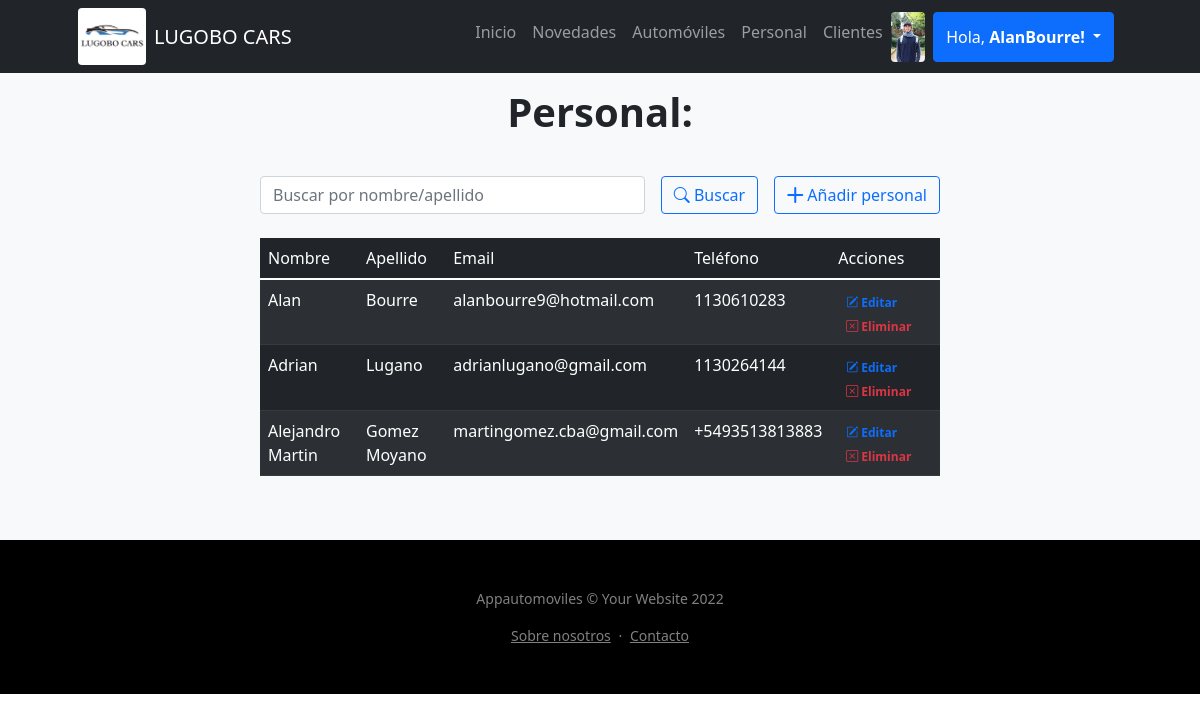
Screenshot of /Appautomoviles/personal/ (signed in) with the database file from the repository.
### Appautomoviles/models.py (models this page shows)
class Avatar(models.Model):
    usuario = models.OneToOneField(User, on_delete=models.CASCADE)
    imagen = models.ImageField(upload_to="avatar/", blank=True, null=True)
    class Meta:
        verbose_name_plural = "Avatares"

class Personal(models.Model):
    nombre = models.CharField("Nombre", max_length=30)
    apellido = models.CharField("Apellido", max_length=30)
    email = models.EmailField(blank=True, null=True)
    telefono = models.CharField("Teléfono", max_length=15) #AGREGADO
    class Meta:
        verbose_name_plural = "Personal"

### Appautomoviles/views.py (the view)
# urls.py: path("personal/", views.personal, name="personal"),
def personal(request):
    if request.method == "POST":
        search = request.POST["search"]
        if search != "":
            personal = Personal.objects.filter( Q(nombre__icontains=search) | Q(apellido__icontains=search) ).values()
            return render(request,"Appautomoviles/personal.html",{"personal":personal, "search":True, "busqueda":search})
    personal = Personal.objects.all()
    return render(request,"Appautomoviles/personal.html",{"personal":personal})

### Appautomoviles/templates/Appautomoviles/personal.html (shortened to what this page needs)
{% extends "Appautomoviles/base.html" %}
{% load static %}
{% block contenidoPagina %}
<section class="bg-light py-5">
    <div class="container px-5">
        <div class="row gx-5 justify-content-center">
            <div class="col-lg-8">
                <br>
                <p><h1 class="text-center"><b>Personal:</b></h1></p>
                <br>
                    <div class="row gx-5 justify-content-center">
                        <div class="col-lg-12">
                            <form class="d-flex my-2 my-lg-0" action="" method="post">
                                <input class="flex-grow-0 form-control mr-sm-2" type="search" name="search" placeholder="Buscar por nombre/apellido" aria-label="Search">
                                <button class="btn btn-outline-primary text-nowrap ms-3 my-2 my-sm-0" type="submit"> <i class="bi bi-search"></i> Buscar</button>
                                <a class="btn btn-outline-primary text-nowrap ms-3 my-2 my-sm-0" href="{% url 'formulario_personal' %}"> <i class="bi bi-plus-lg"></i> Añadir personal</a>
                            </form>
                        </div>
                    </div>
                    <br>
                    <table class="table table-dark table-striped">
                        <thead>
                            <td>Nombre</td>
                            <td>Apellido</td>
                            <td>Email</td>
                            <td>Teléfono</td>
                            {% if user.is_authenticated %}
                            {% if user.is_staff %}
                            <td>Acciones</td>
                            {% endif %}
                            {% endif %}
                        </thead>
                        {% for persona in personal %}
                        <tr>
                            <td> {{persona.nombre}} </td>
                            <td> {{persona.apellido}} </td>
                            <td> {{persona.email}} </td>
                            <td> {{persona.telefono}} </td>
                            <td>
                                {% if user.is_authenticated %}
                                {% if user.is_staff %}
                                <a href="{% url 'editar_personal' persona.id %}" class="text-primary badge badge-primary text-decoration-none"> <i class="bi bi-pencil-square"></i> Editar</a>
                                <a href="{% url 'eliminar_personal' persona.id %}" class="text-danger badge badge-danger text-decoration-none"> <i class="bi bi-x-square"></i> Eliminar</a>
                                {% endif %}
                                {% endif %}
                            </td>
                        </tr>
                        {% endfor %}
                    </table>
            </div>
        </div>
    </div>
</section>
{% endblock %}

### Appautomoviles/templates/Appautomoviles/base.html (shortened to what this page needs)
{% load static %}
<!DOCTYPE html>
<html lang="es">
    <head>
        <link href="https://cdn.jsdelivr.net/npm/bootstrap-icons@1.4.1/font/bootstrap-icons.css" rel="stylesheet" />
        <link href="{% static 'css/styles.css' %}" rel="stylesheet" />
    </head>
    <body>
        <nav class="navbar navbar-expand-lg navbar-dark bg-dark fixed-top">
            <div class="container px-5">
                <img src="{% static 'assets/Publicación de Facebook 940x788 px (1).jpg' %}" class="rounded float-start" alt="..." style="height: 57px;">
                <a class="navbar-brand px-2" href="{% url 'index' %}">LUGOBO CARS</a>
                <div class="collapse navbar-collapse" id="navbarResponsive">
                    <ul class="navbar-nav ms-auto">
                        <li class="nav-item"><a class="nav-link" href="{% url 'index' %}">Inicio</a></li>
                        <li class="nav-item"><a class="nav-link" href="{% url 'novedades' %}">Novedades</a></li>
                        <li class="nav-item"><a class="nav-link" href="{% url 'automovil' %}">Automóviles</a></li>
                        <li class="nav-item"><a class="nav-link" href="{% url 'personal' %}">Personal</a></li>
                        {% if user.is_authenticated %}
                            {% if user.is_staff %}
                            <li class="nav-item"><a class="nav-link" href="{% url 'cliente' %}">Clientes</a></li>
                            {% endif %}
                        {% endif %}
                        {% if user.is_authenticated %}
                            {% if user.avatar.imagen.url %}
                                <img class="rounded" src="{{ user.avatar.imagen.url }}" alt="" srcset="" style="height: 50px;">
                            {% else %}
                                <i class="bi bi-person-circle text-light my-2"></i>
                            {% endif %}
                            <div class="btn-group">
                                <button type="button" class="btn btn-primary dropdown-toggle mx-2" data-bs-toggle="dropdown" aria-expanded="false">
                                    Hola, <b>{{ user.username }}!</b>
                                </button>
                            </div>
                        {% else %}
                            <li class="nav-item"><a class="btn btn-primary mx-2" href="{% url 'login' %}">Iniciar Sesión</a></li>
                            <li class="nav-item"><a class="btn btn-outline-primary" href="{% url 'register' %}">Registrarse</a></li>
                        {% endif %}
                    </ul>
                </div>
            </div>
        </nav>
        {% block contenidoPagina %}
        {% endblock %}
        <footer class="bg-black text-center py-5">
            <div class="container px-5">
                <div class="text-white-50 small">
                    <div class="mb-2">Appautomoviles &copy; Your Website 2022</p></div>
                    <a href="{% url 'about' %}" class="text-reset">Sobre nosotros</a>
                    <span class="mx-1">&middot;</span>
                    <a href="{% url 'contacto' %}" class="text-reset">Contacto</a>
                </div>
            </div>
        </footer>
    </body>
</html>

### rows the page displays
Personal: nombre "Alan", apellido "Bourre", email "alanbourre9@hotmail.com", telefono "1130610283"
Personal: nombre "Adrian", apellido "Lugano", email "adrianlugano@gmail.com", telefono "1130264144"
Personal: nombre "Alejandro Martin", apellido "Gomez Moyano", email "martingomez.cba@gmail.com", telefono "+5493513813883"

### other values shown
{{ user.username }} "AlanBourre"
